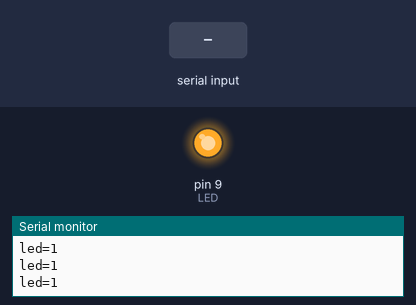
Simulated run of this sketch. Board: Arduino Uno, built with avr-gcc and run on an emulated ATmega328P. Shown: output pins drawn as LEDs (lit = HIGH), the last lines printed to the serial monitor. The test bench sets the inputs (shaded band).

Above: at 1.2 s.
1.3 s: "off\n" received over Serial
At 2.0 s:
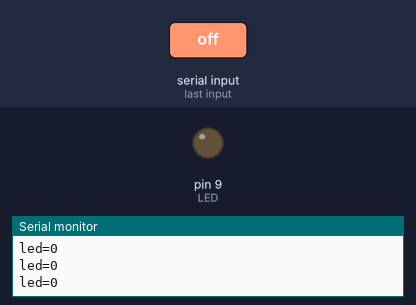
2.9 s: "on\n" received over Serial
At 3.3 s:
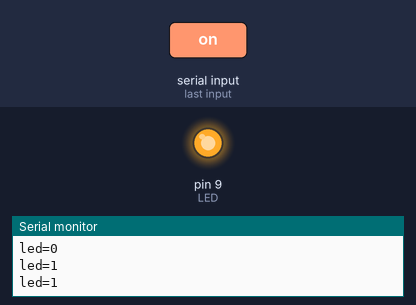
Timing chart, 0 to 5.9 s (numbered marks = the images above; inputs shaded):
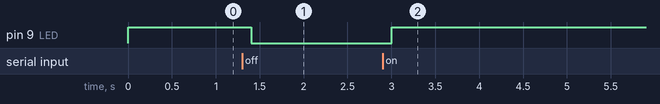

The sketch:

led.ino
```cpp
// LED on D9 through 330 ohm. Send "on" or "off".
const int LED = 9;
bool on = true;

void setup() {
  Serial.begin(115200);
  pinMode(LED, OUTPUT);
}

void loop() {
  if (Serial.available()) {
    String c = Serial.readStringUntil('\n');
    c.trim();
    if (c == "on") on = true;
    if (c == "off") on = false;
  }
  digitalWrite(LED, on ? HIGH : LOW);
  Serial.print("led=");
  Serial.println(on ? 1 : 0);
  delay(200);
}
```

Measured:
- after the input at 1.3 s, pin 9 (LED): HIGH → LOW after 0.10 s
- after the input at 2.9 s, pin 9 (LED): LOW → HIGH after 0.10 s
